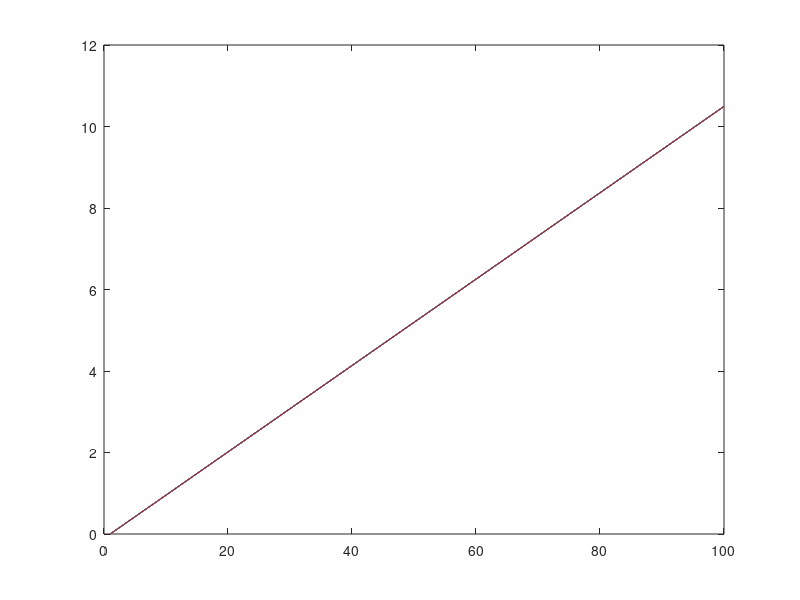
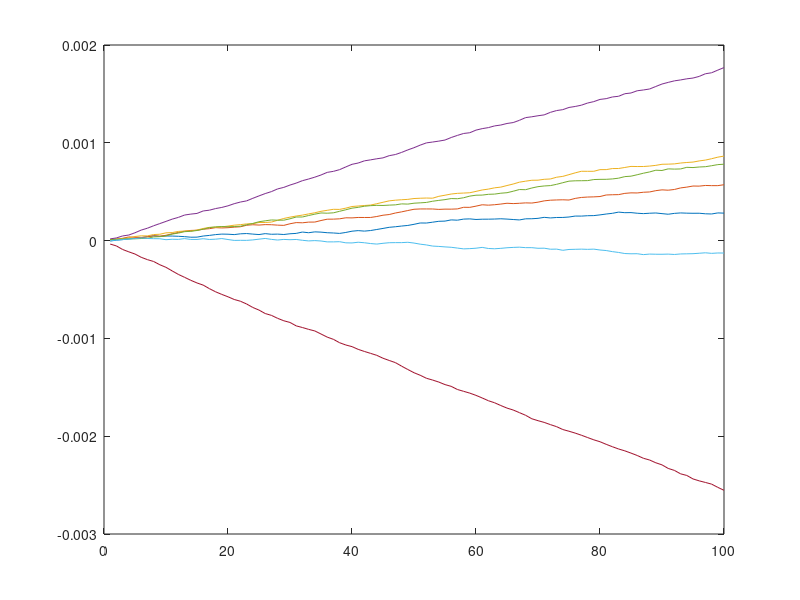

Reproduce these figures in MATLAB, in order.
clear variables
close all
N = 7;
clocks = zeros(1,N);
max_offset = 200e-6;
freq_nom = 7.37e6;
T = 0.106;
freq_loc = (randn(size(clocks)) * 1e-4 + 1 ) * freq_nom;

steps = 100;
h_clocks = zeros(N, steps);
h_offsets = h_clocks;
for i = 1:steps
    h_clocks(:,i) = clocks;
    clocks = clocks + T*freq_loc/freq_nom + T*max_offset*(rand(1,7)-0.5);
    h_offsets(:,i) = clocks - i*T;
end
plot(h_clocks')
figure;
plot(h_offsets')